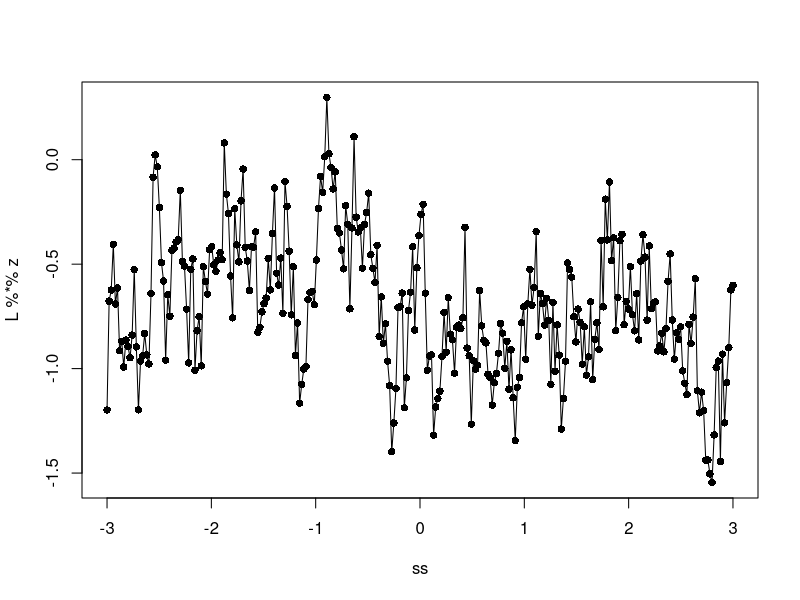
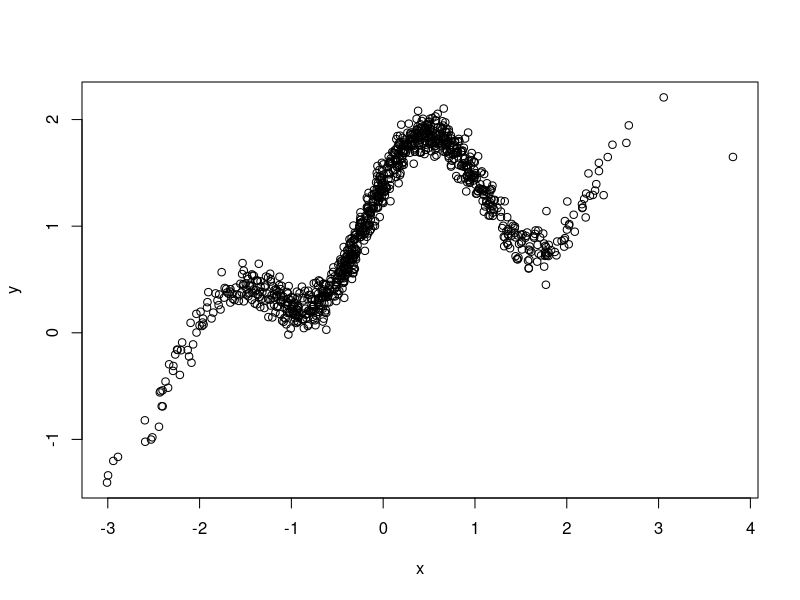
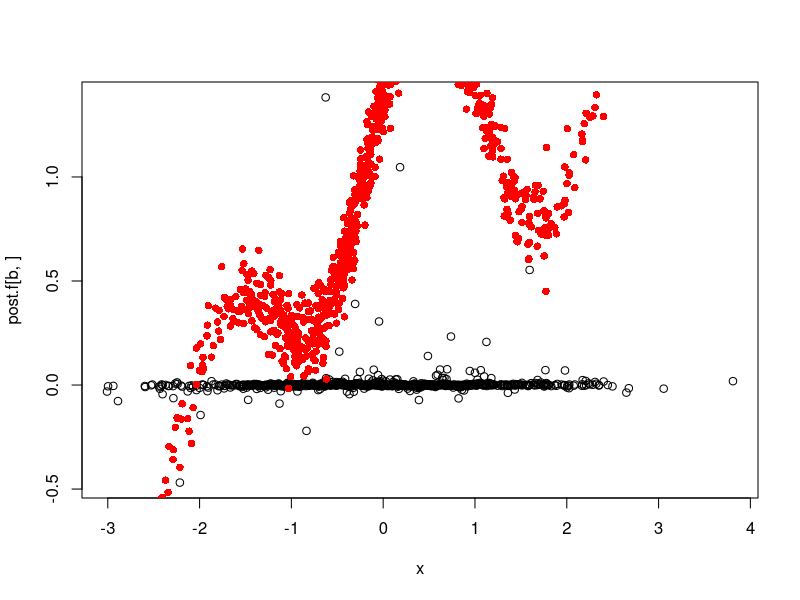
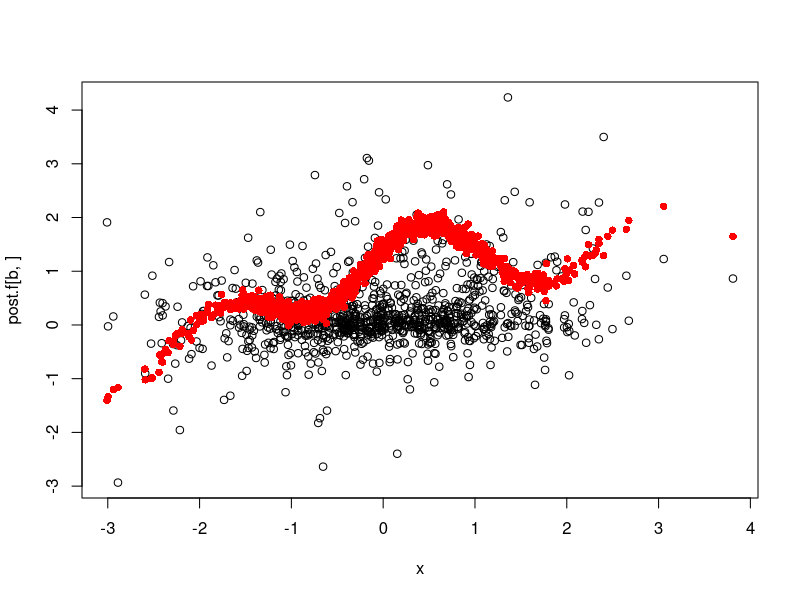
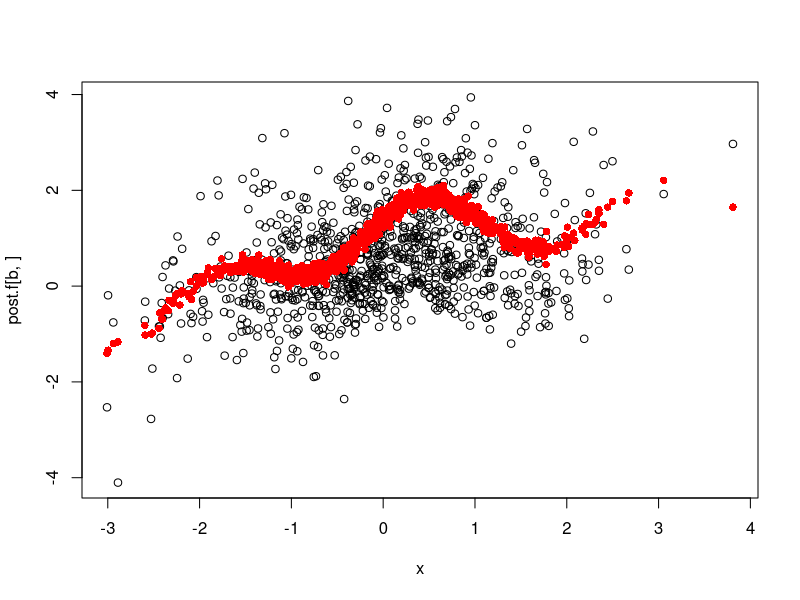
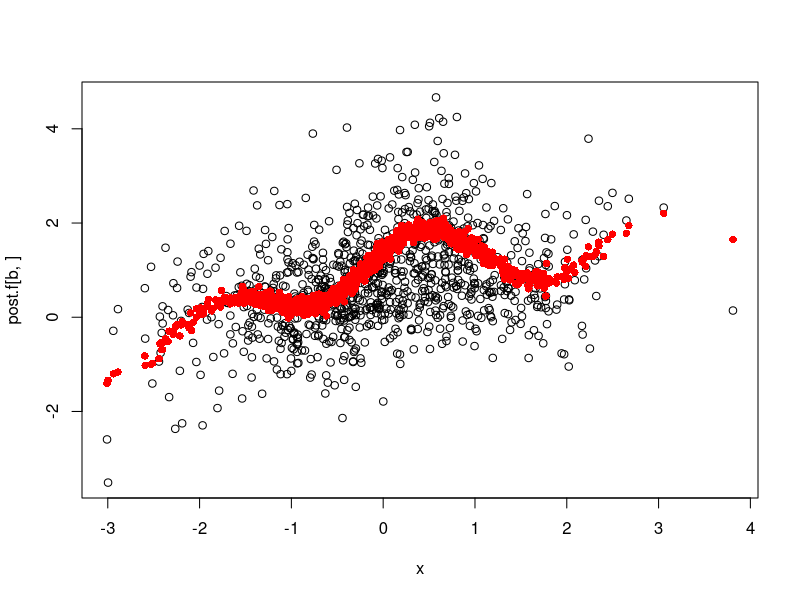
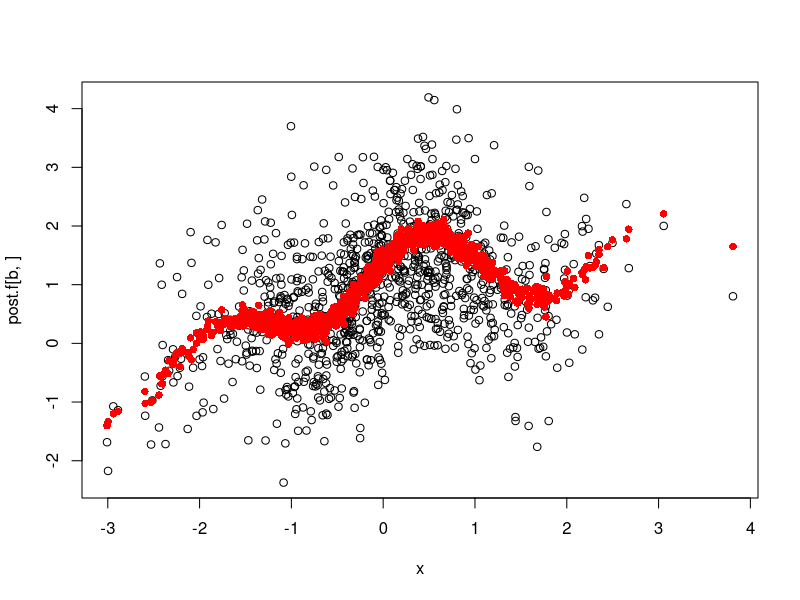
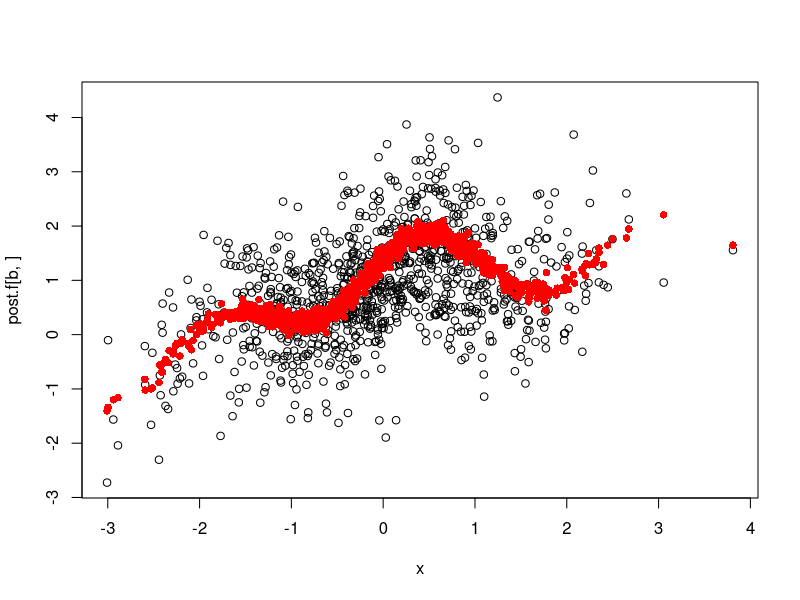

Reproduce these figures in R, in order. (Note: a time limit stopped this script after it produced the figures.)
### No 1
sig2 = 1/2
phi = 1/2
alpha = 0.5

n = 300
ss = seq(-3, 3, length = n)

sigma = sig2*exp(-phi*abs(as.matrix(dist(ss, diag = TRUE, upper = TRUE)))^alpha)
L = t(chol(sigma))

z = rnorm(n)
plot(ss, L %*% z, pch = 16, type='o')



### No 2
library(MASS)
set.seed(1)
n = 1000
x = rnorm(n)
sig = sqrt(0.01)
y = 0.3 + 0.4*x + 0.5*sin(2.7*x) + 1.1/(1+x^2) + rnorm(n, 0, sig)
plot(x, y)

# GP with exponential correlation function
B = 1000
post.sig2 = double(B)+1
post.tau2 = double(B)+1
post.phi = double(B)+1
accept.phi = double(B)
post.mu = double(B)
post.f = matrix(0, B, n)
Dmat = as.matrix(dist(x, diag = TRUE, upper = TRUE))
H.phi = exp(-post.phi[1]*Dmat)
U.phi = chol(H.phi)
U.inv = backsolve(U.phi, diag(n))
f.phi.post = function(phi, f, mu, U.inv)
    sum(log(diag(U.inv)))-1/2*sum((t(f - mu) %*% U.inv)^2)

for (b in 5:B){

    ll = f.phi.post(post.phi[b-1], post.f[b-1,], post.mu[b-1], U.inv)
    cand.phi = rnorm(1, post.phi[b-1], 0.5)
    if (cand.phi > 0 && cand.phi <= 50){
        cand.H.phi = exp(-cand.phi*Dmat)
        cand.U.phi = chol(cand.H.phi)
        cand.U.inv = backsolve(cand.U.phi, diag(n))
        ll.cand = f.phi.post(cand.phi, post.f[b-1,], post.mu[b-1], cand.U.inv)
        if (log(runif(1)) <= ll.cand - ll){
            post.phi[b] = cand.phi
            accept.phi[b] = 1
            H.phi = cand.H.phi
            U.inv = cand.U.inv
        } else {
            post.phi[b] = post.phi[b-1]
            }
    } else {
        post.phi[b] = post.phi[b-1]
        }

    post.sig2[b] = 1/rgamma(1, 1 + n/2, 1 + 1/2*sum((y - post.f[b-1,])^2))
    post.tau2[b] = 1/rgamma(1, 1 + n/2, 1 + 1/2*sum((t(post.f[b-1,] - post.mu[b-1]) %*% U.inv)^2))

    vm = (1/1^2 + sum(t(U.inv) %*% U.inv) / post.tau2[b])^(-1)
    mm = vm * (0/1^2 + sum(t(U.inv) %*% U.inv %*% post.f[b-1,]) / post.tau2[b])
    post.mu[b] = rnorm(1, mm, sqrt(vm))

    A = solve(diag(n)/post.sig2[b] + t(U.inv) %*% U.inv / post.tau2[b])
    M = A %*% (y /  post.sig2[b] + post.mu[b]/post.tau2[b] * (t(U.inv) %*% U.inv) %*% (double(n)+1))
    post.f[b,] = mvrnorm(1, M, A)

    plot(x, post.f[b,])
    points(x, y, col= 'red', pch = 16)

    }


pp = apply(post.f, 2, mean)
qq = apply(post.f, 2, quantile, c(0.025, 0.5, 0.975))

plot(x, y, pch = 16, ylim = range(qq))
lines(sort(x), pp[order(x)], col = 'blue', lwd = 3)
lines(sort(x), qq[1, order(x)], col = 'blue', lwd = 1)
lines(sort(x), qq[3, order(x)], col = 'blue', lwd = 1)




m = 100
z = seq(min(x) + 0.01, max(x) - 0.01, length = m)
